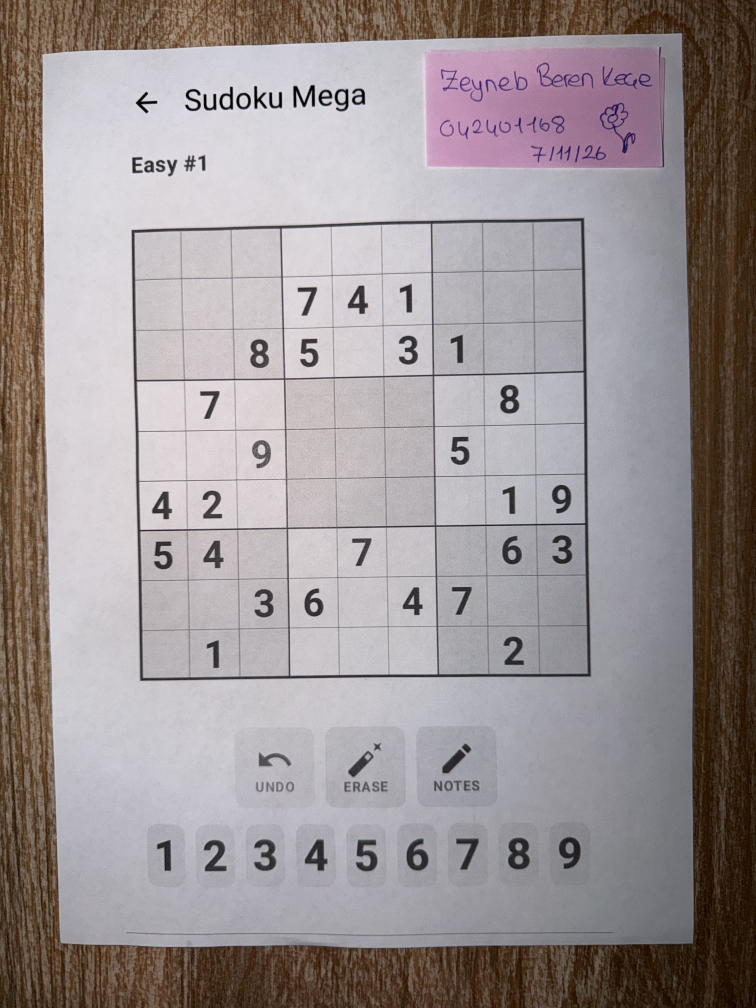
#> input picture data/personal/s042401168_01.jpg, 3024 x 4032 px (shown at 1/4 size); its folder holds only this picture in this run
$ python annotate.py
#> lines starting #> are read from the running program, lines starting #| are printed output that depends on the picture
### pipeline/io_utils.py
import cv2
import json

def load_image(path):

    image = cv2.imread(str(path))
#> image is the input picture: shape (4032, 3024, 3); mean B, G, R 148.1, 147.3, 155.6
    if image is None:
        raise FileNotFoundError(f"could not read image {path}")
    return image


# [38 lines left out: functions save_image, load_annotation, save_result, save_grid, not called in this run]

### analysis/annotate.py
import argparse
import json
import re
from pathlib import Path

import cv2
import numpy as np

from pipeline.corners import to_original
from pipeline.io_utils import load_annotation, load_image
from pipeline.rectify import RECT_SIZE, fit_h4, target_corners, warp_perspective
from pipeline.visualize import CORNER_NAMES

DEFAULT_FOLDER = Path("data/personal")
WINDOW = "annotate"
DISPLAY_LONG_SIDE = 800
ZOOM = 8
ZOOM_HALF_PX = 50
CELLS = 9
KEY_ACCEPT = (10, 13)
KEY_UNDO = ord("u")
KEY_REDO = ord("r")
KEY_ROTATE = ord("o")
KEY_QUIT = ord("q")


class Mouse:
    def __init__(self):
        self.position = (0, 0)
        self.click = None

    # [4 lines left out: function __call__, not called in this run]

    def take_click(self):
        click, self.click = self.click, None
        return click


def show(view, banner, position=None):
    frame = view.copy()
    if position is not None:
        cv2.drawMarker(frame, position, (0, 255, 255), cv2.MARKER_CROSS, 2000, 1)
    cv2.rectangle(frame, (0, 0), (frame.shape[1], 26), (0, 0, 0), -1)
    cv2.putText(frame, banner, (6, 18), cv2.FONT_HERSHEY_SIMPLEX, 0.5, (255, 255, 255), 1, cv2.LINE_AA)
    cv2.imshow(WINDOW, frame)


def wait_for_input(view, banner, mouse, crosshair=True):
    while True:
        show(view, banner, mouse.position if crosshair else None)
        key = cv2.waitKey(20) & 0xFF
        click = mouse.take_click()
        if click is not None and crosshair:
            return "click", click
        if key != 0xFF:
            return "key", key


# [18 lines left out: functions zoom_crop, pick_exact, not called in this run]


def draw_points(overview, corners, scale):
    view = overview.copy()
    for name, corner in zip(CORNER_NAMES, corners):
        point = tuple(int(v) for v in np.round((corner + 0.5) * scale - 0.5))
        cv2.circle(view, point, 5, (0, 0, 255), 2)
        cv2.putText(view, name, (point[0] + 8, point[1] - 8), cv2.FONT_HERSHEY_SIMPLEX, 0.6, (0, 0, 255), 2, cv2.LINE_AA)
    return view


def pick_corners(image, mouse):
    scale = DISPLAY_LONG_SIDE / max(image.shape[:2])
    overview = cv2.resize(image, None, fx=scale, fy=scale, interpolation=cv2.INTER_AREA)
    corners = []
    while len(corners) < len(CORNER_NAMES):
        name = CORNER_NAMES[len(corners)]
        banner = f"{name} of the puzzle: click near it | u undo, q quit"
        action, value = wait_for_input(draw_points(overview, corners, scale), banner, mouse)
        if action == "click":
            exact = pick_exact(image, to_original(np.array(value, dtype=float), scale), name, mouse)
            if exact is not None:
                corners.append(exact)
        elif value == KEY_UNDO and corners:
            corners.pop()
        elif value == KEY_QUIT:
            return None
    return np.array(corners)


# [17 lines left out: functions sort_clockwise, build_preview, not called in this run]


def annotate_corners(image, mouse):
    while True:
        corners = pick_corners(image, mouse)
        if corners is None:
            return None, None
        corners = sort_clockwise(corners)
        preview = build_preview(image, corners)
        banner = "digits upright, lines on the grid? Enter accept | o rotate | r redo | q quit"
        while True:
            _, key = wait_for_input(preview, banner, mouse, crosshair=False)
            if key in KEY_ACCEPT:
                return corners, preview
            if key == KEY_QUIT:
                return None, None
            if key == KEY_ROTATE:
                corners = np.roll(corners, -1, axis=0)
                preview = build_preview(image, corners)
            if key == KEY_REDO:
                break
#> this loop made 1 pass; (key q is pressed on pass 1)
#> pass 1, in pick_corners, `overview = cv2.resize(image, None, fx=scale, fy=scale, interpolation=c..`:
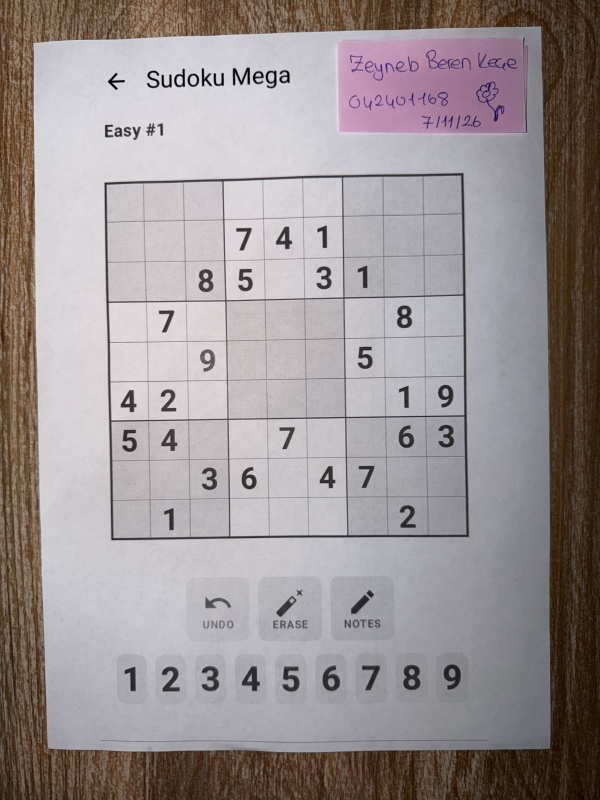
#> overview: shape (800, 600, 3); mean B, G, R 148.1, 147.3, 155.6
#> pass 1, in show, `cv2.imshow(WINDOW, frame)`:
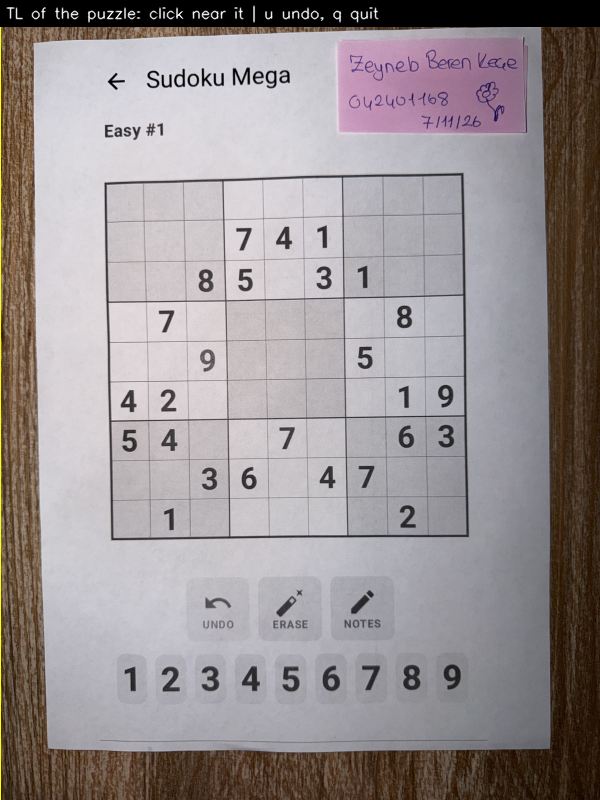
#> window 'annotate': shape (800, 600, 3); mean B, G, R 146.6, 145.4, 152.9


# [5 lines left out: function parse_row, not called in this run]


def print_grid(grid):
    for row in grid:
        print(" ".join(str(value) for value in row))


# [20 lines left out: function read_grid, not called in this run]


def load_conditions(folder):
    conditions = {}
    readme = folder / "README.md"
    if not readme.exists():
        return conditions
    for line in readme.read_text().splitlines():
        cells = [cell.strip(" `") for cell in line.split("|")]
        if len(cells) > 4:
            conditions[cells[2]] = re.findall(r"C[1-5]", cells[4])
    return conditions


# [21 lines left out: functions previous_grid, save_annotation, not called in this run]


def list_images(folder, only):
    images = sorted(path for path in folder.glob("*.jpg"))
    if only:
        return [path for path in images if path.stem == only]
    return images


def parse_args():
    parser = argparse.ArgumentParser(description="click puzzle corners and type the grid to write annotation JSON files")
    parser.add_argument("--folder", type=Path, default=DEFAULT_FOLDER, help="image folder (default: %(default)s)")
    parser.add_argument("--outdir", type=Path, help="annotation folder (default: <folder>/annotations)")
    parser.add_argument("--only", help="annotate one image by base name, overwriting its file")
    return parser.parse_args()


def main():
    args = parse_args()
    outdir = args.outdir or args.folder / "annotations"
    conditions = load_conditions(args.folder)
    mouse = Mouse()
    cv2.namedWindow(WINDOW, cv2.WINDOW_AUTOSIZE)
    cv2.setMouseCallback(WINDOW, mouse)

    for image_path in list_images(args.folder, args.only):
        out_path = outdir / f"{image_path.stem}.json"
        if out_path.exists() and not args.only:
            continue
        print(image_path.name, conditions.get(image_path.name, []))
        image = load_image(image_path)
        corners, preview = annotate_corners(image, mouse)
        if corners is None:
            break
        show(preview, "type the grid in the terminal")
        cv2.waitKey(1)
        grid = read_grid(previous_grid(outdir, image_path.stem))
        save_annotation(out_path, image_path.name, conditions.get(image_path.name, []), corners, grid)
        print("saved", out_path)

    cv2.destroyAllWindows()


if __name__ == "__main__":
    main()

$ run again, on data/personal/s042401168_07.jpg
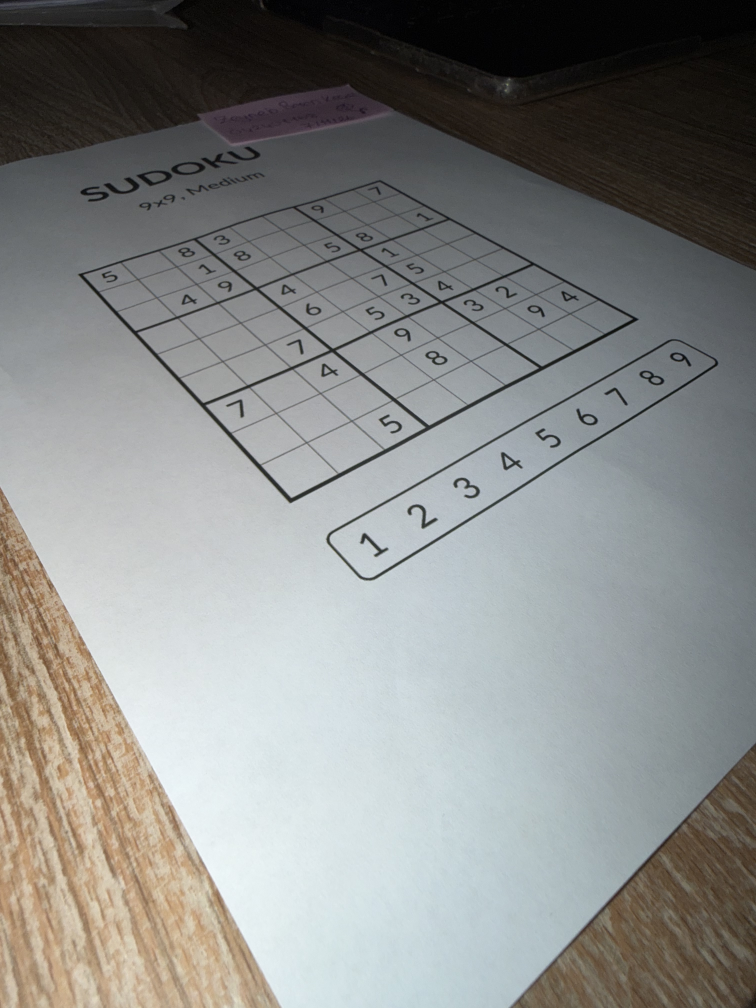
#> input picture data/personal/s042401168_07.jpg, 3024 x 4032 px (shown at 1/4 size)
#> in load_image, image is the input picture: shape (4032, 3024, 3); mean B, G, R 135.7, 137.6, 136.4
#> the loop in annotate_corners, `while True:` made 1 pass; (key q is pressed on pass 1)
#> pass 1, in pick_corners, `overview = cv2.resize(image, None, fx=scale, fy=scale, interpolation=c..`:
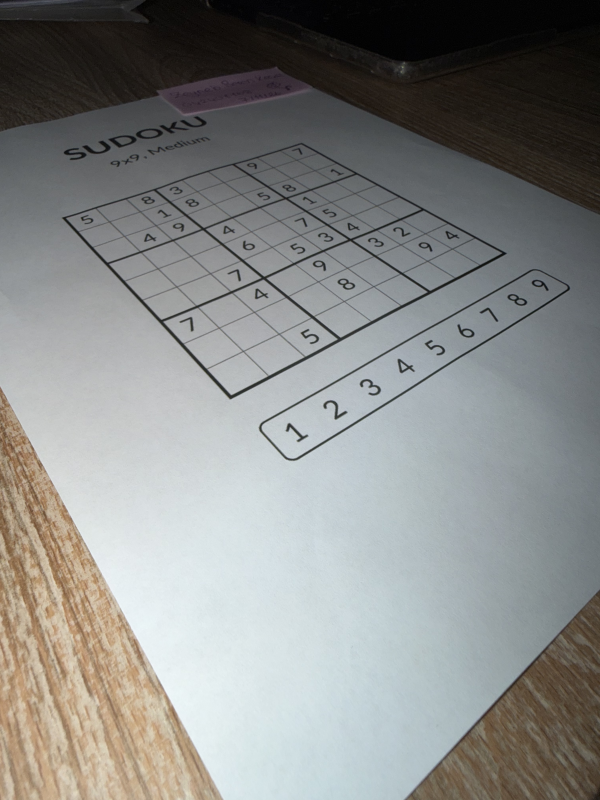
#> overview: shape (800, 600, 3); mean B, G, R 135.7, 137.6, 136.4
#> pass 1, in show, `cv2.imshow(WINDOW, frame)`:
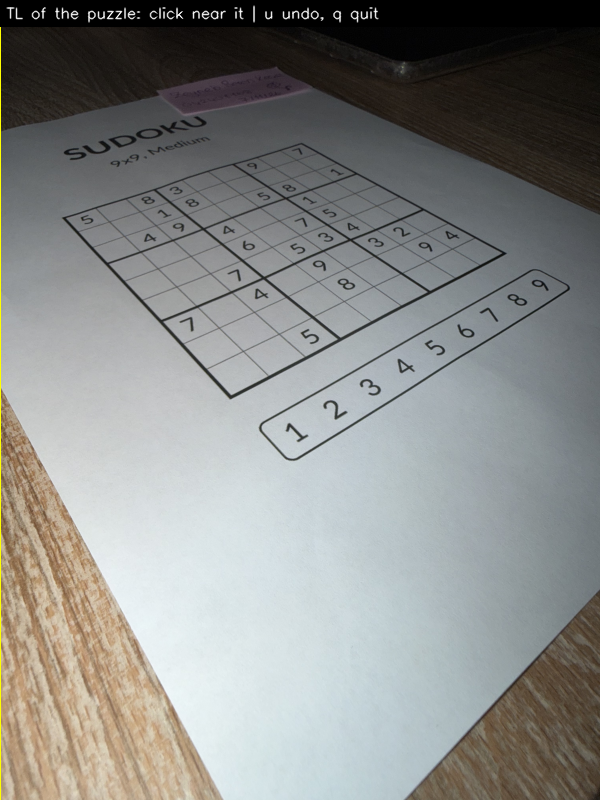
#> window 'annotate': shape (800, 600, 3); mean B, G, R 135.6, 137.8, 136.6

$ run again, on data/personal/s042401168_08.jpg
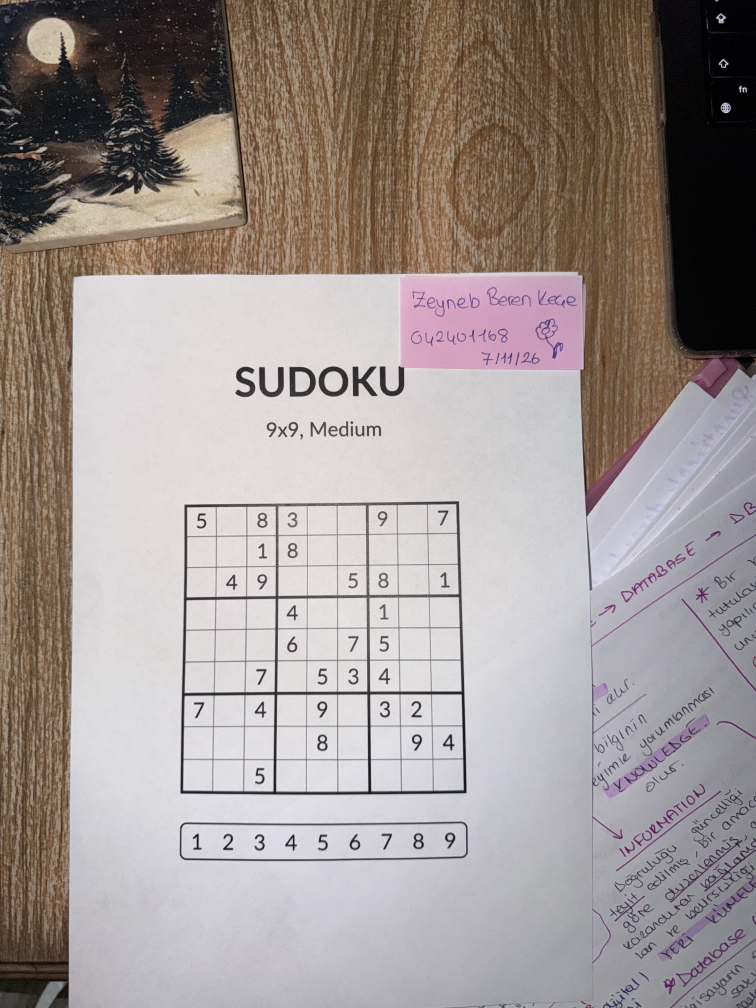
#> input picture data/personal/s042401168_08.jpg, 3024 x 4032 px (shown at 1/4 size)
#> in load_image, image is the input picture: shape (4032, 3024, 3); mean B, G, R 147.5, 150.1, 159.5
#> the loop in annotate_corners, `while True:` made 1 pass; (key q is pressed on pass 1)
#> pass 1, in pick_corners, `overview = cv2.resize(image, None, fx=scale, fy=scale, interpolation=c..`:
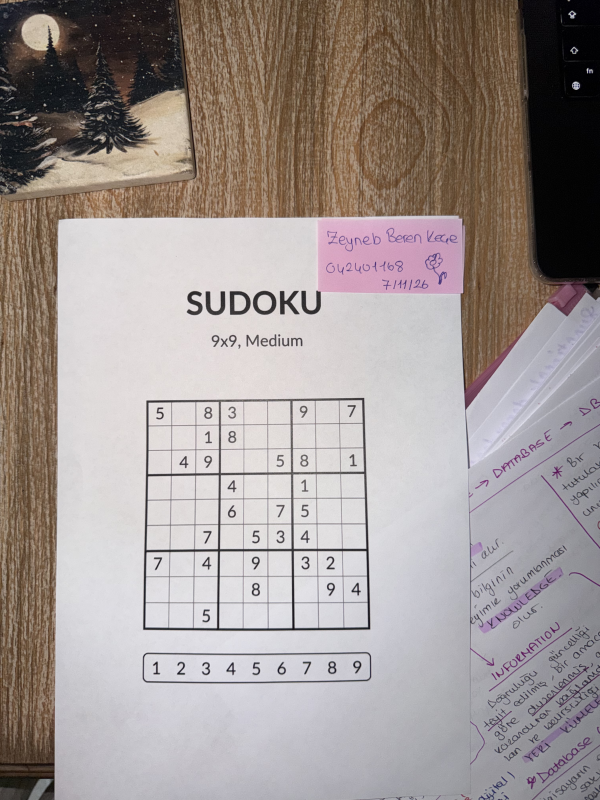
#> overview: shape (800, 600, 3); mean B, G, R 147.5, 150.1, 159.5
#> pass 1, in show, `cv2.imshow(WINDOW, frame)`:
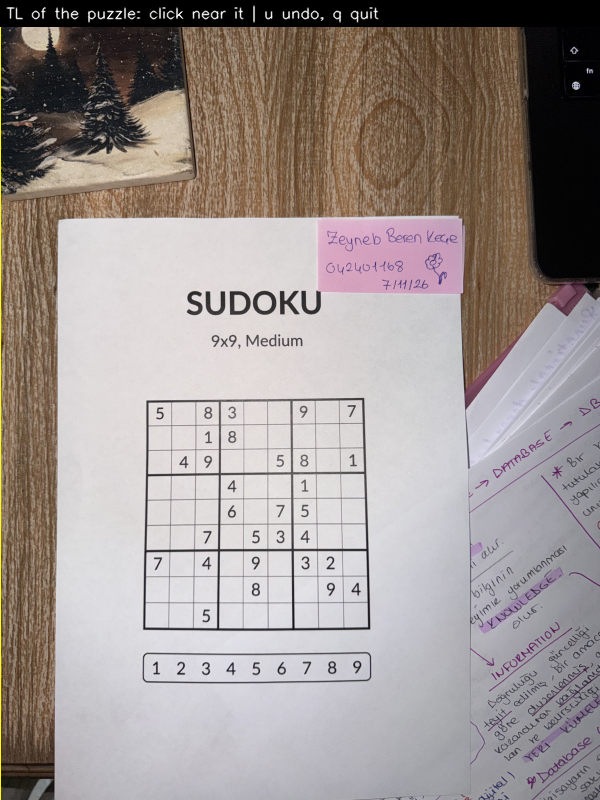
#> window 'annotate': shape (800, 600, 3); mean B, G, R 146.1, 148.7, 157.6

$ run again, on data/personal/s042401168_10.jpg
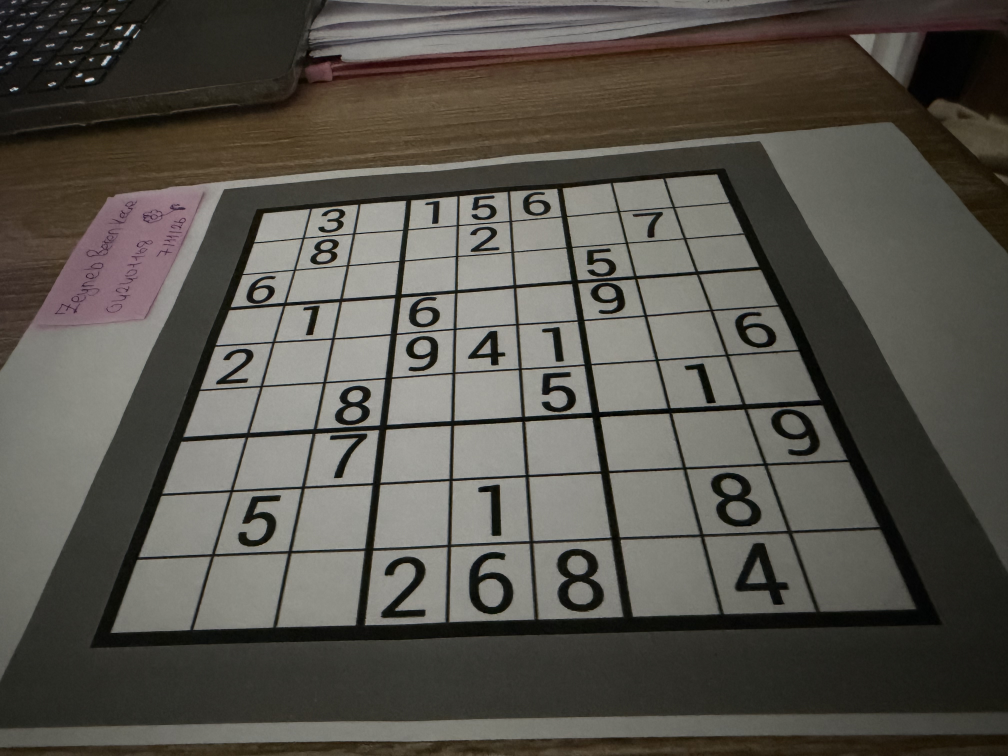
#> input picture data/personal/s042401168_10.jpg, 4032 x 3024 px (shown at 1/4 size)
#> in load_image, image is the input picture: shape (3024, 4032, 3); mean B, G, R 76.4, 83.6, 86.7
#> the loop in annotate_corners, `while True:` made 1 pass; (key q is pressed on pass 1)
#> pass 1, in pick_corners, `overview = cv2.resize(image, None, fx=scale, fy=scale, interpolation=c..`:
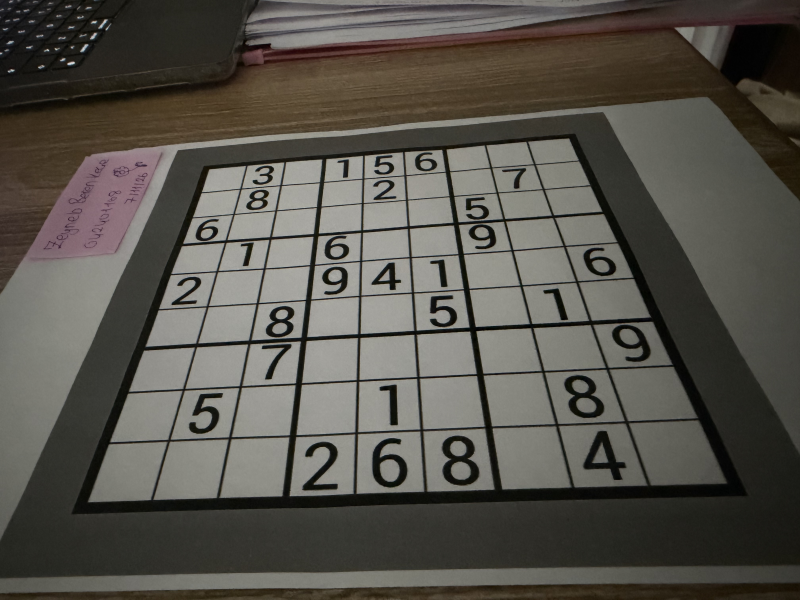
#> overview: shape (600, 800, 3); mean B, G, R 76.4, 83.6, 86.7
#> pass 1, in show, `cv2.imshow(WINDOW, frame)`:
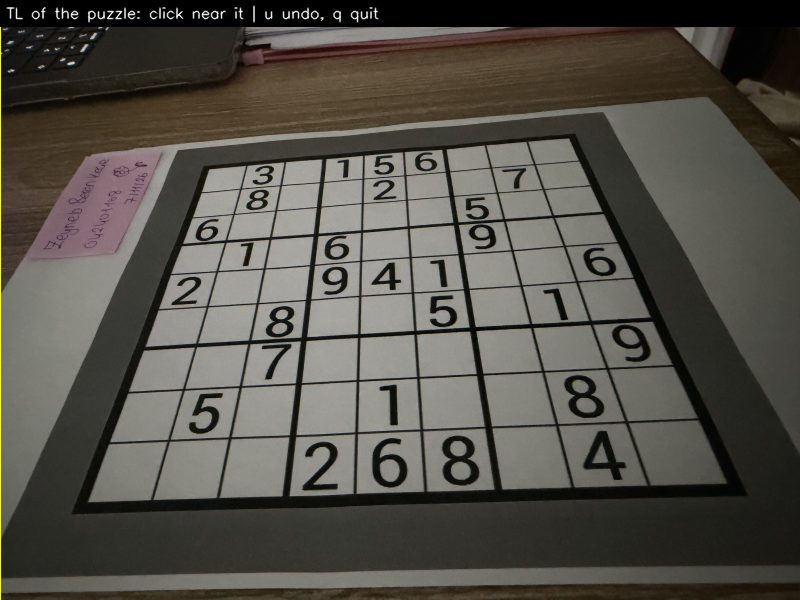
#> window 'annotate': shape (600, 800, 3); mean B, G, R 73.9, 81.3, 84.1
